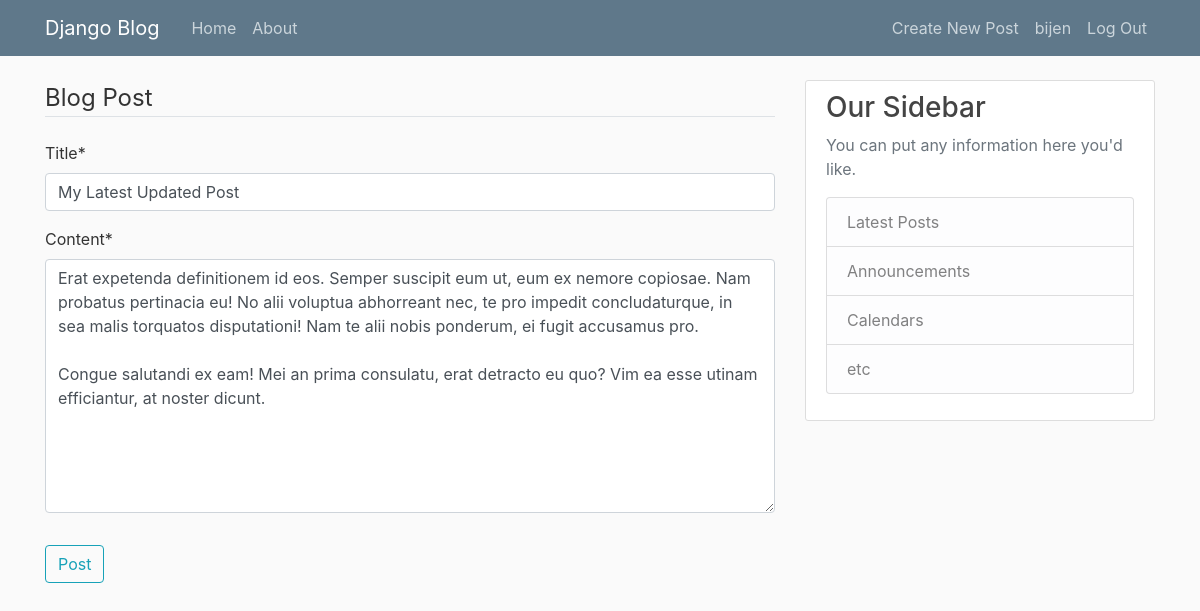
/post/30/update (signed in), run on the app's committed database.
### blog/models.py (models this page shows, shortened)
class Post(models.Model):
    title = models.CharField(max_length=100)
    content = models.TextField()
    date_posted = models.DateTimeField(default=timezone.now)
    author = models.ForeignKey(User, on_delete=models.CASCADE)

### blog/views.py (the view, shortened to what this page needs)
# urls.py: path('post/<pk>/update', PostUpdateView.as_view(), name='post-update'),
class PostUpdateView(LoginRequiredMixin, UserPassesTestMixin, UpdateView):
    model = Post
    fields = ['title', 'content']
    def test_func(self):
        post = self.get_object()
        if self.request.user == post.author:
            return True
        return False

### blog/templates/blog/post_form.html (shortened to what this page needs)
{% extends 'blog/base.html' %}
{% load crispy_forms_tags %}
{% block content %}
    <div class="content section">
        <form method="POST">
            <fieldset class="form-group">
                <legend class="border-bottom mb-4">Blog Post</legend>
                {{ form|crispy }}
            </fieldset>
            <div class="form-group">
                <button class="btn btn-outline-info" type="submit">Post</button>
            </div>
        </form>
    </div>
{% endblock %}

### blog/templates/blog/navbar.html (shortened to what this page needs)
<header class="site-header">
  <nav class="navbar navbar-expand-md navbar-dark bg-steel fixed-top">
    <div class="container">
      <a class="navbar-brand mr-4" href="{% url 'home-view' %}">Django Blog</a>
      <div class="collapse navbar-collapse" id="navbarToggle">
        <div class="navbar-nav mr-auto">
          <a class="nav-item nav-link" href="{% url 'home-view' %}">Home</a>
          <a class="nav-item nav-link" href="{% url 'about-view' %}">About</a>
        </div>
        <div class="navbar-nav">
          {% if user.is_authenticated %}
          <a class="nav-item nav-link" href="{% url 'post-create' %}">Create New Post</a>
          <a class="nav-item nav-link" href="{% url 'profile' %}">{{ user.username }}</a>
          <a class="nav-item nav-link" href="{% url 'logout' %}">Log Out</a>
          {% else %}
          <a class="nav-item nav-link" href="{% url 'login' %}">Login</a>
          <a class="nav-item nav-link" href="{% url 'register' %}">Register</a>
          {% endif %}
        </div>
      </div>
    </div>
  </nav>
</header>

### blog/static/blog/main.css (style rules this page uses)
body { background: #fafafa; color: #333333; margin-top: 5rem; }
.bg-steel { background-color: #5f788a; }
.site-header .navbar-nav .nav-link { color: #cbd5db; }

### data on the page
Post: title "My Latest Updated Post", content "Erat expetenda definitionem id eos. Semper suscipit eum ut, eum ex nemore copiosae. Nam probatus pertinacia eu! No alii voluptua abhorreant nec, te pro impedit concludaturque, in sea malis torquatos disputationi! Nam te alii nobis ponderum, ei fugit accusamus pro. Congue salutandi ex eam! Mei an prima consulatu, erat detracto eu quo? Vim ea esse utinam efficiantur, at noster dicunt."

### other printed values
{{ user.username }} "bijen"
